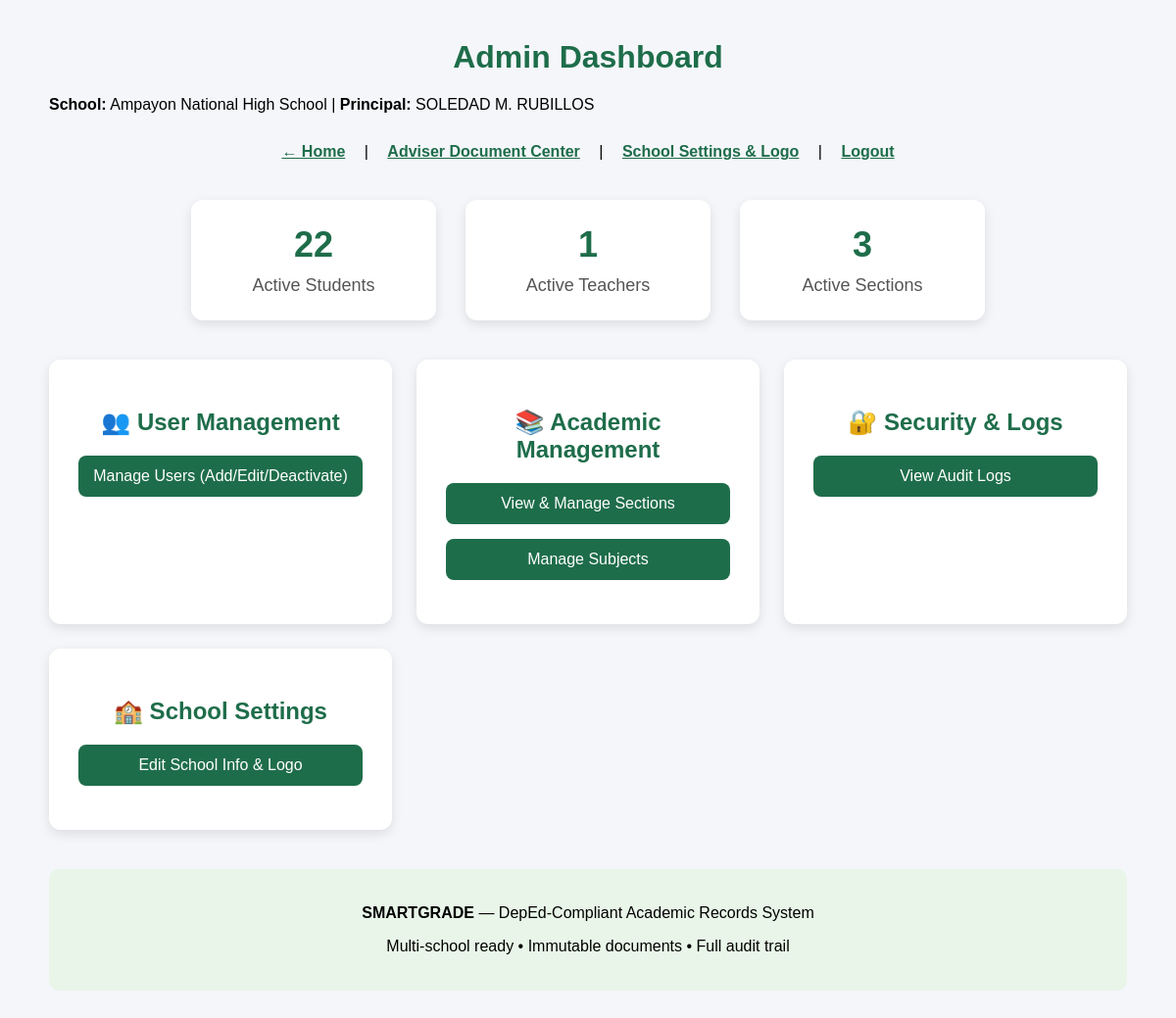
Screenshot of /pages/admin/dashboard.php (signed in) with the database file from the repository.
### tables this page shows
CREATE TABLE `schools` (
  `school_id` int(11) NOT NULL,
  `school_code` varchar(50) NOT NULL,
  `school_name` varchar(255) NOT NULL,
  `school_email` varchar(255) DEFAULT NULL,
  `address` text DEFAULT NULL,
  `district` varchar(255) DEFAULT NULL,
  `division` varchar(255) DEFAULT NULL,
  `region` varchar(100) DEFAULT NULL,
  `logo_path` varchar(255) DEFAULT NULL,
  `principal_name` varchar(255) DEFAULT NULL,
  `superintendent_name` varchar(255) DEFAULT NULL,
  `is_active` tinyint(1) DEFAULT 1,
  `created_at` timestamp NOT NULL DEFAULT current_timestamp()
);

### pages/admin/dashboard.php (the view, shortened to what this page needs)
<?php
require_once '../../includes/auth.php';
$stmt = $pdo->prepare("SELECT COUNT(*) FROM students WHERE status = 'active'");
$stmt->execute();
$active_students = $stmt->fetchColumn();
$stmt = $pdo->prepare("SELECT COUNT(*) FROM teachers t JOIN users u ON t.user_id = u.user_id WHERE u.is_active = TRUE");
$stmt->execute();
$active_teachers = $stmt->fetchColumn();
$stmt = $pdo->prepare("SELECT COUNT(*) FROM sections sec JOIN school_years sy ON sec.school_year_id = sy.school_year_id WHERE sy.is_active = TRUE");
$stmt->execute();
$active_sections = $stmt->fetchColumn();
$stmt = $pdo->prepare("SELECT school_name, principal_name FROM schools WHERE school_id = ?");
$stmt->execute([$_SESSION['school_id']]);
$school = $stmt->fetch();
?>
<!DOCTYPE html>
<html lang="en">
<head>
</head>
<body>
<div class="container">
    <h1>Admin Dashboard</h1>
    <p><strong>School:</strong> <?= htmlspecialchars($school['school_name']) ?> |
       <strong>Principal:</strong> <?= htmlspecialchars($school['principal_name']) ?></p>
    <div class="nav">
        <a href="../../index.php">← Home</a> |
        <a href="../adviser/document_center.php">Adviser Document Center</a> |
        <a href="school_settings.php">School Settings & Logo</a> |
        <a href="../../pages/logout.php">Logout</a>
    </div>
    <div class="stats">
        <div class="stat-card">
            <h3><?= $active_students ?></h3>
            <p>Active Students</p>
        </div>
        <div class="stat-card">
            <h3><?= $active_teachers ?></h3>
            <p>Active Teachers</p>
        </div>
        <div class="stat-card">
            <h3><?= $active_sections ?></h3>
            <p>Active Sections</p>
        </div>
    </div>
    <div class="menu">
        <div class="menu-card">
            <h2>👥 User Management</h2>
            <a href="manage_users.php">Manage Users (Add/Edit/Deactivate)</a>
        </div>
        <div class="menu-card">
            <h2>📚 Academic Management</h2>
            <a href="manage_sections.php">View & Manage Sections</a>
            <a href="manage_subjects.php">Manage Subjects</a>
        </div>
        <div class="menu-card">
            <h2>🔐 Security & Logs</h2>
            <a href="audit_logs.php">View Audit Logs</a>
        </div>
        <div class="menu-card">
            <h2>🏫 School Settings</h2>
            <a href="school_settings.php">Edit School Info & Logo</a>
        </div>
    </div>
    <div class="school-info">
        <p><strong>SMARTGRADE</strong> — DepEd-Compliant Academic Records System</p>
        <p>Multi-school ready • Immutable documents • Full audit trail</p>
    </div>
</div>
</body>
</html>

### pages/admin/dashboard.php (style rules this page uses)
body { font-family: Arial, sans-serif; margin: 40px; background: #f4f6f9; }
.container { max-width: 1100px; margin: auto; }
h1 { color: #1e6d4a; text-align: center; }
.nav { text-align: center; margin: 30px 0; }
.nav a { margin: 0 15px; color: #1e6d4a; font-weight: bold; }
.stats { display: flex; justify-content: center; gap: 30px; flex-wrap: wrap; margin: 40px 0; }
.stat-card { background: white; padding: 25px; border-radius: 12px; box-shadow: 0 4px 12px rgba(0,0,0,0.1); text-align: center; min-width: 200px; }
.stat-card h3 { margin: 0; font-size: 36px; color: #1e6d4a; }
.stat-card p { margin: 10px 0 0; color: #555; font-size: 18px; }
.menu { display: grid; grid-template-columns: repeat(auto-fit, minmax(300px, 1fr)); gap: 25px; margin: 40px 0; }
.menu-card { background: white; padding: 30px; border-radius: 12px; box-shadow: 0 4px 12px rgba(0,0,0,0.1); text-align: center; }
.menu-card h2 { color: #1e6d4a; }
.menu-card a { display: block; margin: 15px 0; padding: 12px; background: #1e6d4a; color: white; text-decoration: none; border-radius: 8px; }
.school-info { background: #e8f5e8; padding: 20px; border-radius: 10px; text-align: center; margin: 20px 0; }

### rows the page displays
schools: school_name "Ampayon National High School", principal_name "SOLEDAD M. RUBILLOS"

### other values shown
$active_students "22"
$active_teachers "1"
$active_sections "3"
